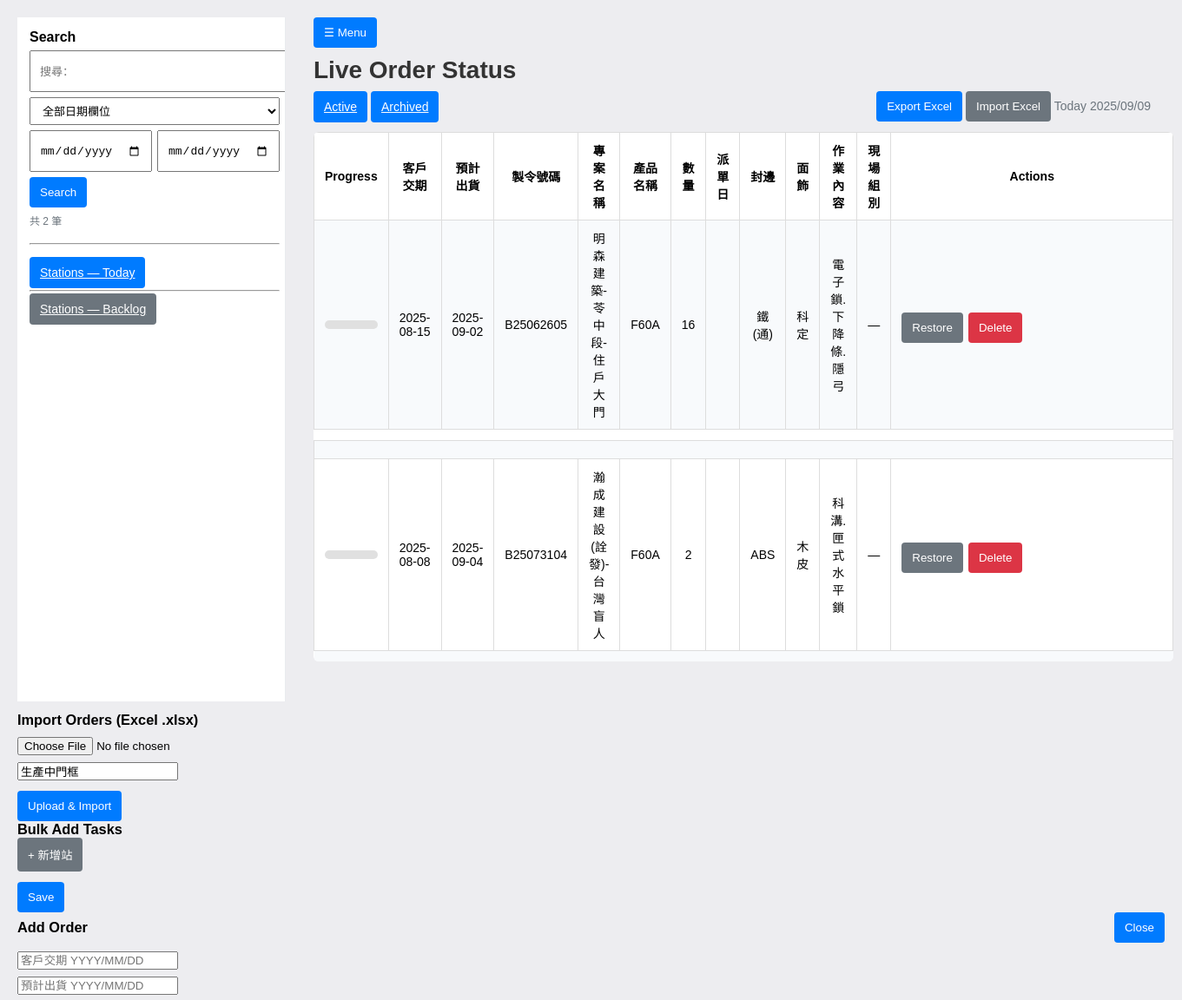
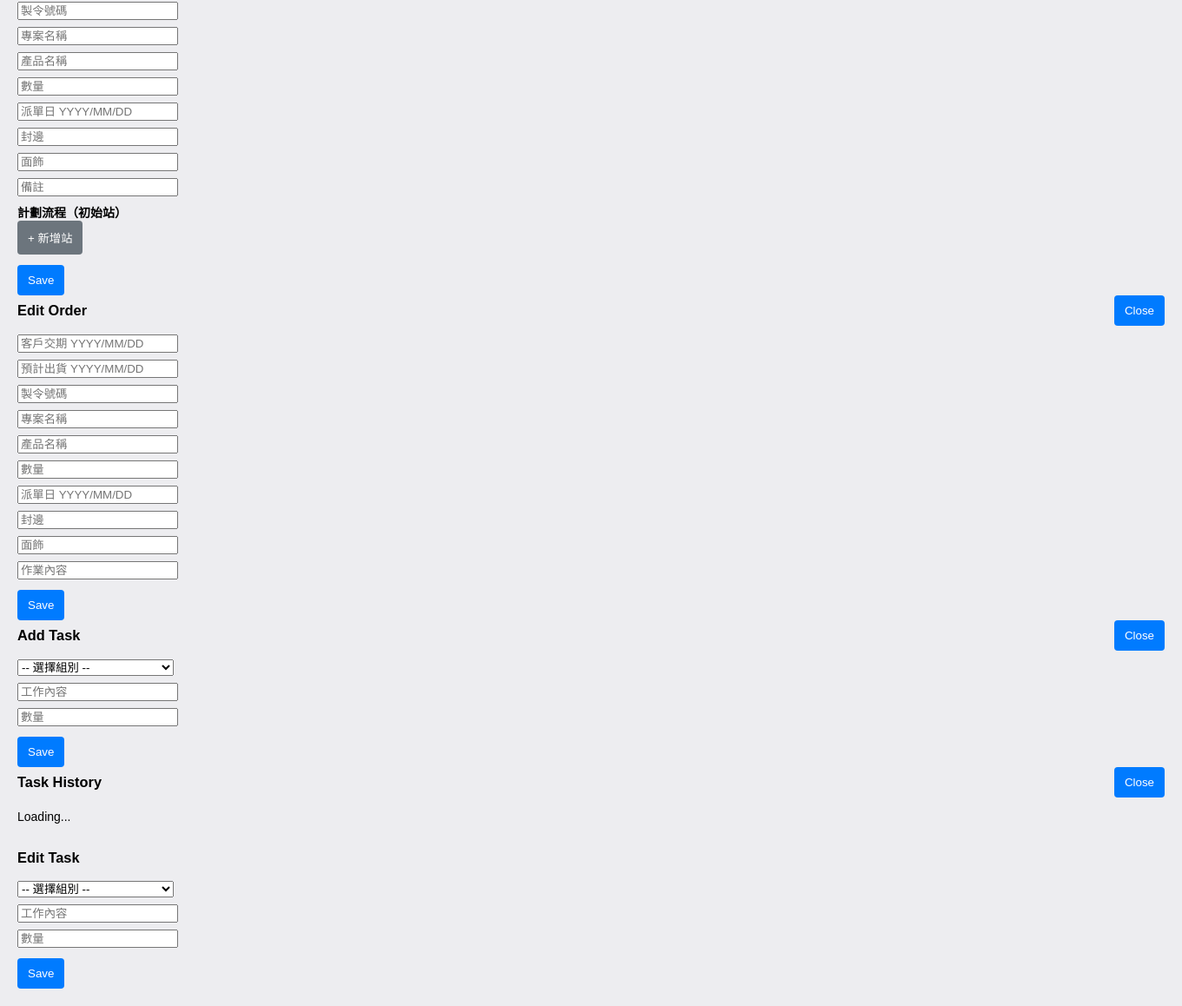
The app's page /archived with its own data (2 pictures, top to bottom).
### models.py (models this page shows)
class Order(Base):
    __tablename__ = "orders"
    id = Column(Integer, primary_key=True, autoincrement=True)
    manufacture_code = Column(String)
    customer        = Column(String)
    product         = Column(String)
    demand_date     = Column(String)   # stored as text like "YYYY/MM/DD"
    delivery        = Column(String)   # stored as text
    quantity        = Column(Integer, default=0)
    datecreate      = Column(String)   # stored as text
    fengbian        = Column(String)
    wallpaper       = Column(String)
    jobdesc         = Column(Text)
    archived    = Column(Boolean, default=False)   # soft archive flag
    archived_at = Column(DateTime)                 # when it was archived
    created_at = Column(DateTime, default=datetime.utcnow)
    updated_at = Column(DateTime)
    tasks = relationship("Task", back_populates="order", cascade="all, delete-orphan")

### app.py (the view, shortened to what this page needs)
@app.route("/archived")
def archived_page():
    qtext = (request.args.get("q") or "").strip()
    dfield = (request.args.get("dfield") or "any").strip()   # any | demand | delivery | datecreate
    dfrom  = (request.args.get("dfrom")  or "").strip()
    dto    = (request.args.get("dto")    or "").strip()
    df = _ymd_digits(dfrom)
    dt = _ymd_digits(dto)
    if df and not dt:
        dt = df  # single-day filter if only start is provided
    def norm_col(col):
        return func.replace(func.replace(col, '-', ''), '/', '')
    def date_cond_for(col):
        c = norm_col(col)
        preds = []
        if df: preds.append(c >= df)
        if dt: preds.append(c <= dt)
        return and_(*preds) if preds else None
    today = datetime.today().strftime("%Y/%m/%d")
    with SessionLocal() as session:
        q = session.query(Order).filter(Order.archived == True)
        orders = q.order_by(Order.id.desc()).all()
        vm = []
        for o in orders:
            done_q, total_q = order_progress(o)
            vm.append({
                "id": o.id,
                "manufacture_code": o.manufacture_code or "",
                "customer": o.customer or "",
                "product": o.product or "",
                "demand_date": o.demand_date or "",
                "delivery": o.delivery or "",
                "quantity": o.quantity or 0,
                "datecreate": o.datecreate or "",
                "fengbian": o.fengbian or "",
                "wallpaper": o.wallpaper or "",
                "jobdesc": o.jobdesc or "",
                "active_groups": ", ".join(recalc_active_groups(o)),
                "progress": (done_q, total_q),
                "sub_tasks": [
                    {
                        "id": t.id,
                        "group": t.group or "",
                        "task": t.task or "",
                        "quantity": t.quantity or 0,
                        "completed": t.completed or 0,
                        "remaining": max(0, (t.quantity or 0) - (t.completed or 0)),
                        "running": bool(getattr(t, "start_time", None) and not getattr(t, "stop_time", None)),
                        "started_at": (t.start_time.isoformat() if getattr(t, "start_time", None) else None),
                    } for t in o.tasks
                ]
            })
        return render_template("index.html", orders=vm, today_date=today, archived_page=True, qtext=qtext, dfield=dfield, dfrom=dfrom, dto=dto)

### app.py (called while the page is built)
def recalc_active_groups(order):
    groups = []
    for t in order.tasks:
        remaining = max(0, (t.quantity or 0) - (t.completed or 0))
        if remaining > 0 and t.group and t.group not in groups:
            groups.append(t.group)
    return groups

def order_progress(order):
    total_q = sum((t.quantity or 0) for t in order.tasks)
    done_q = sum((t.completed or 0) for t in order.tasks)
    return (done_q, total_q)

def _ymd_digits(s: str) -> str:
    if not s: return ""
    return re.sub(r"\D", "", s)

def fmtdate(val):
    if not val:
        return ""
    if isinstance(val, date) and not isinstance(val, datetime):
        return val.strftime("%Y-%m-%d")
    if isinstance(val, datetime):
        return val.date().strftime("%Y-%m-%d")
    s = str(val).strip()
    if not s:
        return ""
    for fmt in ("%Y-%m-%d", "%Y/%m/%d", "%Y-%m-%d %H:%M:%S", "%Y/%m/%d %H:%M:%S"):
        try:
            return datetime.strptime(s, fmt).strftime("%Y-%m-%d")
        except Exception:
            pass
    return s[:10]

### templates/index.html (shortened to what this page needs)
<!DOCTYPE html>
<html lang="zh">
<head>
  <link rel="stylesheet" href="/static/common.css">
</head>
<body class="orders-page">
  <div class="layout">
  <aside class="sidebar" id="sidebar">
    <div class="brand">Search</div>
    <form method="get" action="{{ '/archived' if archived_page else '/' }}" class="sbm">
      <input type="text" name="q" id= "search-q" value="{{ qtext or '' }}"
             placeholder="搜尋：">
      <select name="dfield">
        <option value="any"        {{ 'selected' if (dfield or 'any')=='any' }}>全部日期欄位</option>
      </select>
      <div class="row">
        <input type="date" name="dfrom" value="{{ dfrom or '' }}">
        <input type="date" name="dto"   value="{{ dto or '' }}">
      </div>
      <div class="row">
        <button class="btn" type="submit">Search</button>
      </div>
      <div class="caption">共 {{ orders|length }} 筆{% if qtext or dfrom or dto %}（篩選中）{% endif %}</div>
      <hr style="margin:12px 0">
      <div class="nav" style="margin-top:6px">
        <a href="/stations/today" class="btn full">Stations — Today</a>
        <hr style="margin:12px 0">
        <a href="/stations/backlog" class="btn full gray" style="margin-top:6px">Stations — Backlog</a>
      </div>
    </form>
  </aside>
  <main class="content">
  <div style="display:flex;align-items:center;gap:12px;">
    <button class="btn hamburger" onclick="toggleSidebar()">☰ Menu</button>
  </div>
  <h1>Live Order Status</h1>
  <div class="toolbar">
    <div class="left">
      <a href="/" class="btn {{ '' if archived_page else 'blue' }}">Active</a>
      <a href="/archived" class="btn {{ 'blue' if archived_page else '' }}">Archived</a>
    </div>
    <div class="right">
      <button class="btn" onclick="location.href='/export/orders.xlsx'">Export Excel</button>
      <button class="btn gray" onclick="openModal('modal-import')">Import Excel</button>
      <span style="color:#6c757d">Today {{ today_date }}</span>
    </div>
  </div>
    <table>
      <tr>
        <th>Progress</th>
        <th>客戶交期</th>
        <th>預計出貨</th>
        <th>製令號碼</th>
        <th>專案名稱</th>
        <th>產品名稱</th>
        <th>數量</th>
        <th>派單日</th>
        <th>封邊</th>
        <th>面飾</th>
        <th>作業內容</th>
        <th>現場組別</th>
        <th>Actions</th>
      </tr>
      {% for o in orders %}
      <tr id="order-{{o.id}}"
        data-demand="{{ o.demand_date|e }}"
        data-delivery="{{ o.delivery|e }}"
        data-code="{{ o.manufacture_code|e }}"
        data-customer="{{ o.customer|e }}"
        data-product="{{ o.product|e }}"
        data-qty="{{ o.quantity }}"
        data-datecreate="{{ o.datecreate|e }}"
        data-fengbian="{{ o.fengbian|e }}"
        data-wallpaper="{{ o.wallpaper|e }}"
        data-jobdesc="{{ o.jobdesc|e }}">
        <td>
          <div class="progress-bar">
          </div>
        </td>
        <td>{{ o.demand_date|fmtdate or '—' }}</td>
        <td>{{ o.delivery|fmtdate or '—' }}</td>
        <td>{{ o.manufacture_code }}</td>
        <td>{{ o.customer }}</td>
        <td>{{ o.product }}</td>
        <td>{{ o.quantity }}</td>
        <td>{{ o.datecreate }}</td>
        <td>{{ o.fengbian }}</td>
        <td>{{ o.wallpaper }}</td>
        <td>{{ o.jobdesc }}</td>
        <td id="groups-{{o.id}}">{{ o.assigned_groups or '—' }}</td>
        <td class="actions-col">
          <div class="actions-group">
            {% if archived_page == False %}
              <button class="btn green" onclick="toggleDetails({{o.id}})">Expand</button>
              <button class="btn gray" onclick="openEditOrder({{ o.id }})">Edit</button>
              <button class="btn red" onclick="deleteOrder({{ o.id }})">Delete</button>
              <button class="btn gray" onclick="archiveOrder({{ o.id }})">Archive</button>
            {% else %}
              <button class="btn gray" onclick="restoreOrder({{ o.id }})">Restore</button>
              <button class="btn red" onclick="deleteOrder({{ o.id }})">Delete</button>
            {% endif %}
          </div>
        </td>
      </tr>
      <tr>
        <td colspan="13" style="padding:0; border:0">
        </td>
      </tr>
      {% if not loop.last %}
      <tr class="order-gap"><td colspan="13" aria-hidden="true"></td></tr>
      {% endif %}
      {% endfor %}
    </table>
  </main>
  </div>
  <div id="modal-import" class="modal" onclick="if(event.target===this) closeModal('modal-import')">
    <div class="panel">
      <h3 style="margin:0">Import Orders (Excel .xlsx)</h3>
      <input type="file" id="import-file" accept=".xlsx,application/vnd.openxmlformats-officedocument.spreadsheetml.sheet" style="margin-top:10px">
      <div style="margin-top:8px">
        <input id="import-sheet" placeholder="工作表名稱 (例如: 生產中門框)" value="生產中門框" />
      </div>
      <div style="margin-top:12px"><button class="btn" onclick="submitImport()">Upload & Import</button></div>
    </div>
  </div>
  <div id="modal-bulk" class="modal" onclick="if(event.target===this) closeModal('modal-bulk')">
    <div class="panel">
      <h3 style="margin:0">Bulk Add Tasks</h3>
      <button class="btn gray" onclick="addPlannedStationTo('bulk-planner')">+ 新增站</button>
      <div style="margin-top:12px"><button class="btn" onclick="submitBulkTasks()">Save</button></div>
    </div>
  </div>
  <div id="modal-order" class="modal" onclick="if(event.target===this) closeModal('modal-order')">
    <div class="panel">
      <div style="display:flex;justify-content:space-between;align-items:center">
        <h3 style="margin:0">Add Order</h3>
        <button class="btn" onclick="closeModal('modal-order')">Close</button>
      </div>
      <div style="margin-top:10px"><input id="m-demand" placeholder="客戶交期 YYYY/MM/DD"></div>
      <div style="margin-top:8px"><input id="m-delivery" placeholder="預計出貨 YYYY/MM/DD"></div>
      <div style="margin-top:8px"><input id="m-code" placeholder="製令號碼"></div>
      <div style="margin-top:8px"><input id="m-customer" placeholder="專案名稱"></div>
      <div style="margin-top:8px"><input id="m-product" placeholder="產品名稱"></div>
      <div style="margin-top:8px"><input id="m-qty" type="number" placeholder="數量"></div>
      <div style="margin-top:8px"><input id="m-datecreate" placeholder="派單日 YYYY/MM/DD"></div>
      <div style="margin-top:8px"><input id="m-fengbian" placeholder="封邊"></div>
      <div style="margin-top:8px"><input id="m-wallpaper" placeholder="面飾"></div>
      <div style="margin-top:8px"><input id="m-jobdesc" type="text" placeholder="備註"></div>
      <div style="margin-top:8px"><b>計劃流程（初始站）</b></div>
      <button class="btn gray" onclick="addPlannedStation()">+ 新增站</button>
      <div style="margin-top:12px"><button class="btn" onclick="submitOrder()">Save</button></div>
    </div>
  </div>
  <div id="modal-edit-order" class="modal" onclick="if(event.target===this) closeModal('modal-edit-order')">
    <div class="panel">
      <div style="display:flex;justify-content:space-between;align-items:center">
        <h3 style="margin:0">Edit Order</h3>
        <button class="btn" onclick="closeModal('modal-edit-order')">Close</button>
      </div>
      <div style="margin-top:10px"><input id="e-demand" placeholder="客戶交期 YYYY/MM/DD"></div>
      <div style="margin-top:8px"><input id="e-delivery" placeholder="預計出貨 YYYY/MM/DD"></div>
      <div style="margin-top:8px"><input id="e-code" placeholder="製令號碼"></div>
      <div style="margin-top:8px"><input id="e-customer" placeholder="專案名稱"></div>
      <div style="margin-top:8px"><input id="e-product" placeholder="產品名稱"></div>
      <div style="margin-top:8px"><input id="e-qty" type="number" placeholder="數量"></div>
      <div style="margin-top:8px"><input id="e-datecreate" placeholder="派單日 YYYY/MM/DD"></div>
      <div style="margin-top:8px"><input id="e-fengbian" placeholder="封邊"></div>
      <div style="margin-top:8px"><input id="e-wallpaper" placeholder="面飾"></div>
      <div style="margin-top:8px"><input id="e-jobdesc" placeholder="作業內容"></div>
      <div style="margin-top:12px"><button class="btn" onclick="submitEditOrder()">Save</button></div>
    </div>
  </div>
  <div id="modal-task" class="modal" onclick="if(event.target===this) closeModal('modal-task')">
    <div class="panel">
      <div style="display:flex;justify-content:space-between;align-items:center">
        <h3 style="margin:0">Add Task</h3>
        <button class="btn" onclick="closeModal('modal-task')">Close</button>
      </div>
      <div style="margin-top:10px; display:flex; gap:12px; align-items:center">
        <select id="t-group-select" class="station-select" style="min-width:180px">
          <option value="">-- 選擇組別 --</option>
        </select>
      </div>
      <div style="margin-top:8px"><input id="t-task" placeholder="工作內容"></div>
      <div style="margin-top:8px"><input id="t-qty" type="number" placeholder="數量"></div>
      <div style="margin-top:12px"><button class="btn" onclick="submitTask()">Save</button></div>
    </div>
  </div>
  <div id="modal-history" class="modal" onclick="if(event.target===this) closeModal('modal-history')">
  <div class="panel" style="max-height:70vh;overflow:auto">
    <div style="display:flex;justify-content:space-between;align-items:center">
      <h3 style="margin:0">Task History</h3>
      <button class="btn" onclick="closeModal('modal-history')">Close</button>
    </div>
    <div id="history-content" style="margin-top:12px">
      <p>Loading...</p>
    </div>
  </div>
</div>
<div id="modal-edit-task" class="modal" onclick="if(event.target===this) closeModal('modal-edit-task')">
  <div class="panel">
    <h3>Edit Task</h3>
    <div style="margin-top:8px; display:flex; gap:12px; align-items:center">
      <select id="edit-group-select" class="station-select" style="min-width:180px">
        <option value="">-- 選擇組別 --</option>
      </select>
    </div>
    <div style="margin-top:8px"><input id="edit-name" placeholder="工作內容"></div>
    <div style="margin-top:8px"><input id="edit-qty" type="number" placeholder="數量"></div>
    <div style="margin-top:12px"><button class="btn" onclick="submitEditTask()">Save</button></div>
  </div>
</div>
</body>
</html>

### static/common.css (style rules this page uses)
:root { --primary:#007bff; --primary-dark:#0069d9; --success:#28a745; --danger:#dc3545; --warning:#ffc107; --muted:#6c757d; --bg:#ededf0; --border:#e9ecef; }
body { font-family:Arial,sans-serif;background:var(--bg);margin:20px;font-size:14px }
h1,h2 { color:#333;margin:0 0 8px }
.layout { display:flex;min-height:100vh;gap:16px }
.sidebar { width:280px;background:#fff;border-right:1px solid var(--border); padding:14px;position:sticky;top:0;height:calc(100vh - 40px);overflow:auto; }
.content { flex:1;min-width:0;padding:0 16px }
.brand { font-weight:700;font-size:16px;margin-bottom:6px }
.sbm { display:grid;grid-template-columns:1fr;gap:6px }
.sbm input[type="text"],.sbm select,.sbm input[type="date"] { padding:6px 10px;font-size:13px;height:32px;width:100% }
.sbm .row { display:flex;gap:6px }
.caption { color:var(--muted);font-size:12px }
.hamburger { display:inline-flex;align-items:center;gap:6px;position:sticky;top:10px;margin-bottom:10px;z-index:6 }
.toolbar { display:flex;align-items:center;justify-content:space-between;gap:12px;margin:6px 0 12px }
.btn { padding:10px 12px;border:0;border-radius:4px;color:#fff;background:var(--primary);cursor:pointer }
.btn.gray { background:#6c757d }
.btn.red { background:var(--danger) }
table { width:100%;border-collapse:collapse;background:#fff;border-radius:6px;overflow:hidden;margin-top:12px }
th,td { border:1px solid #ddd;padding:10px 12px;text-align:center }
tbody tr:nth-child(even) td { background:#f8fafc }
.progress-bar { width:100%;height:10px;background:#e0e0e0;border-radius:6px;overflow:hidden }
.actions-col { min-width:300px;white-space:normal;overflow:visible }
.actions-group { display:flex;flex-wrap:wrap;gap:6px;margin-top:6px }
.actions-group .btn { flex:0 0 auto }

### records on screen
Order: demand_date|fmtdate "2025-08-15", delivery|fmtdate "2025-09-02", manufacture_code "B25062605", customer "明森建築-苓中段-住戶大門", product "F60A", quantity "16", fengbian "鐵(通)", wallpaper "科定", jobdesc "電子鎖.下降條.隱弓", assigned_groups "—"
Order: demand_date|fmtdate "2025-08-08", delivery|fmtdate "2025-09-04", manufacture_code "B25073104", customer "瀚成建設(詮發)-台灣盲人", product "F60A", quantity "2", fengbian "ABS", wallpaper "木皮", jobdesc "科溝.匣式水平鎖", assigned_groups "—"

### other values on screen
{{ orders|length }} "2"
